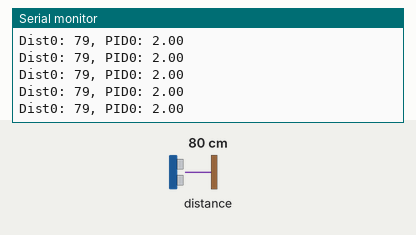
Simulated run of this sketch. Board: Arduino Uno, built with avr-gcc and run on an emulated ATmega328P. Shown: the last lines printed to the serial monitor. Wiring (inferred from the names in the program): LIDAR-Lite range finder at I2C address 0x62. The test bench sets the inputs (shaded band); at power-on: distance to the obstacle 80 cm.

Above: at 1.2 s.
1.3 s: distance to the obstacle set to 2 cm
At 1.39 s:
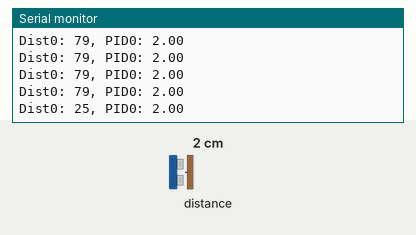
2.8 s: distance to the obstacle set to 9 cm
At 2.85 s:
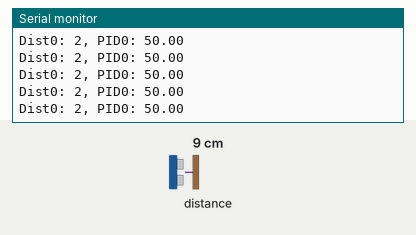
4.3 s: distance to the obstacle set to 18 cm
At 4.3 s:
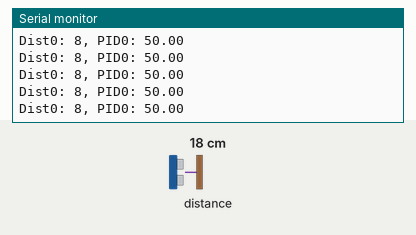
Timing chart, 0 to 7.3 s (numbered marks = the images above; inputs shaded):
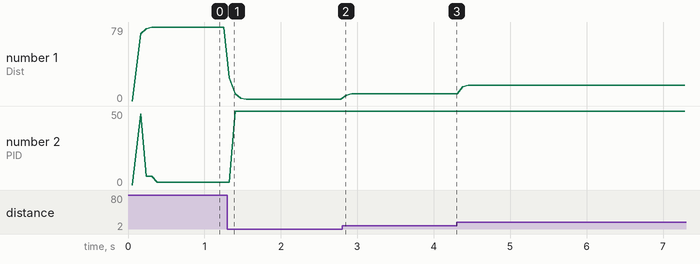

Measured:
- after the input at 1.3 s, the serial monitor: prints a new line at once (image 1)
- plotted number 1: 8 → 17 after the input at 4.3 s
- plotted number 2: 2 → 50 after the input at 1.3 s

The sketch:

LidarV1PID_p_.ino
```cpp
//#include <I2C.h>
#include <Wire.h>
#include <PID_v1.h>
#define    LIDARLite_ADDRESS   0x62          // Default I2C Address of LIDAR-Lite.
#define    RegisterMeasure     0x00          // Register to write to initiate ranging.
#define    MeasureValue        0x04          // Value to initiate ranging.
#define    RegisterHighLowB    0x8f          // Register to get both High and Low bytes in 1 call.


int l_0,Fl_0 ;
int l_1;
int dist,Firstdist;
//int active_sensor = 0; //0 is left, 1 is right
// define variables we will be connecting
double setPt, Input, Output;
int Kp = 2;     // initial 2
int Ki = 0.05;  // initial 0.05
int Kd = 0.5;   // initial 0.5

PID PIDleft(&Input, &Output, &setPt, Kp, Ki, Kd, DIRECT);

void setup() {
  Serial.begin(9600); //Opens serial connection at 9600bps.
  Wire.begin(); // Opens & joins the irc bus as master

  //initialize linked variables
   Wire.beginTransmission((int)LIDARLite_ADDRESS); // transmit to LIDAR-Lite
      Wire.write((int)RegisterMeasure); // sets register pointer to  (0x00)
      Wire.write((int)MeasureValue); // sets register pointer to  (0x00)
      Wire.endTransmission(); // stop transmitting
      delay(20); // Wait 20ms for transmit

      Wire.beginTransmission((int)LIDARLite_ADDRESS); // transmit to LIDAR-Lite
      Wire.write((int)RegisterHighLowB); // sets register pointer to (0x8f)
      Wire.endTransmission(); // stop transmitting

      delay(20); // Wait 20ms for transmit

      Wire.requestFrom((int)LIDARLite_ADDRESS, 2); // request 2 bytes from LIDAR-Lite

      if (2 <= Wire.available()) // if two bytes were received
      {
        Firstdist = Wire.read(); // receive high byte (overwrites previous reading)
        Firstdist = dist << 8; // shift high byte to be high 8 bits
        Firstdist |= Wire.read(); // receive low byte as lower 8 bits
      }


  setPt = Firstdist;
  Serial.println("First Distance");
  Serial.print(Firstdist);
  PIDleft.SetOutputLimits(-50, 50);

  //turn on PID loop
  PIDleft.SetMode(AUTOMATIC);

}

void loop() {

      Wire.beginTransmission((int)LIDARLite_ADDRESS); // transmit to LIDAR-Lite
      Wire.write((int)RegisterMeasure); // sets register pointer to  (0x00)
      Wire.write((int)MeasureValue); // sets register pointer to  (0x00)
      Wire.endTransmission(); // stop transmitting
      delay(20); // Wait 20ms for transmit

      Wire.beginTransmission((int)LIDARLite_ADDRESS); // transmit to LIDAR-Lite
      Wire.write((int)RegisterHighLowB); // sets register pointer to (0x8f)
      Wire.endTransmission(); // stop transmitting

      delay(20); // Wait 20ms for transmit

      Wire.requestFrom((int)LIDARLite_ADDRESS, 2); // request 2 bytes from LIDAR-Lite

      if (2 <= Wire.available()) // if two bytes were received
      {
        dist = Wire.read(); // receive high byte (overwrites previous reading)
        dist = dist << 8; // shift high byte to be high 8 bits
        dist |= Wire.read(); // receive low byte as lower 8 bits
      }

          if (dist < 0 || dist > 400) {
            dist = l_0;
          }
          dist = 0.7 * dist + 0.3 * l_0;
          l_0 = dist;

    Input = dist;

    // use PID loop
    PIDleft.Compute();
    delay(10);

    // Print Distance

        Serial.print("Dist0: ");
        Serial.print(dist);
        Serial.print(", PID0: ");
        Serial.println(Output);
        delay(1);

    delay(20);
  }
```
